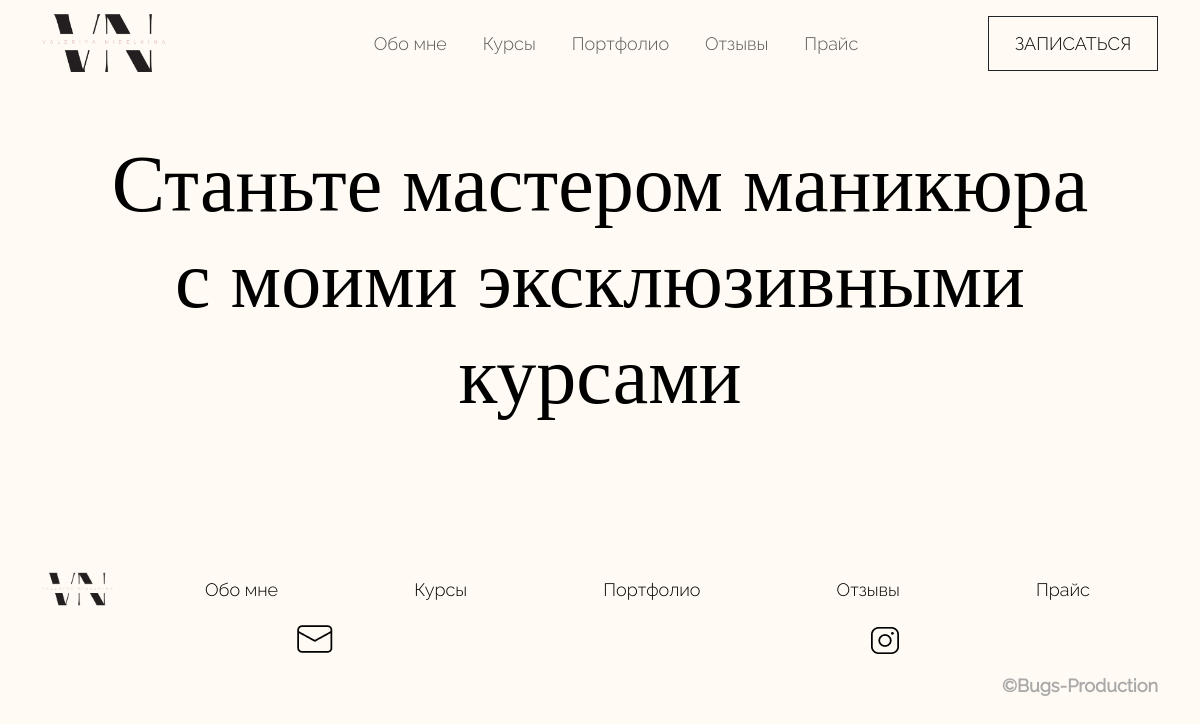
/courses, run on an earlier commit of the app's database.
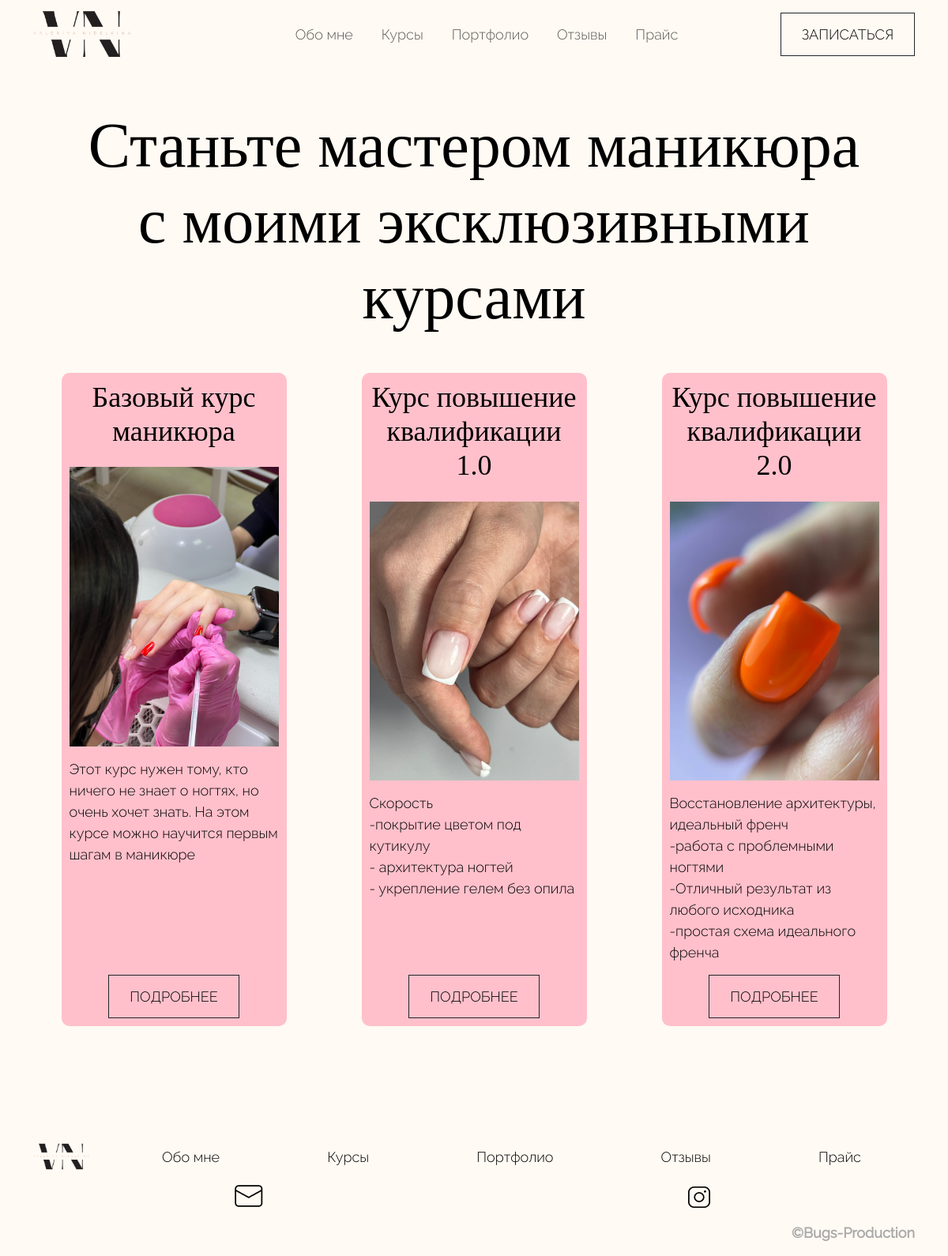
And on a later commit of the database.
### courses/models.py (models this page shows, shortened)
class Course(models.Model):
    class Meta:
        verbose_name = 'курс'
        verbose_name_plural = 'Курсы'
    name = models.CharField('Наименование курса', max_length=50)
    img = models.ImageField('Картинка для курса', upload_to='img-courses')
    mini_description = models.TextField('Мини описание курса')
    count_group = models.CharField('Количество людей в группе', max_length=30)
    time_course = models.CharField('Длительность курса', max_length=30)
    certificate = models.CharField('Документ об окончании курса', max_length=30)
    price = models.IntegerField('Стоимость курса')
    description = models.TextField('Полное описание курса')
    create_date = models.DateTimeField(auto_now_add=True)
    slug = models.SlugField(max_length=255, unique=True, blank=True, null=True, verbose_name='Slug')

### main/views.py (the view)
# urls.py: path('courses', CoursesView.as_view(), name='courses'),
class CoursesView(ListView):
    model = Course
    template_name = 'main/courses.html'
    context_object_name = 'courses'

### templates/main/courses.html (shortened to what this page needs)
{% extends 'main/layout.html' %}
{% load static %}
{% block link %}
<link rel="stylesheet" href="{% static 'main/style/courses.css' %}">
{% endblock %}
{% block links %}
<ul class="navbar-nav mr-auto">
    <li class="nav-item"><a href="{% url 'about' %}" class="nav-link">Обо мне</a></li>
    <li class="nav-item"><a href="{% url 'courses' %}" class="nav-link">Курсы</a></li>
    <li class="nav-item"><a href="{% url 'home' %}" class="nav-link">Портфолио</a></li>
    <li class="nav-item"><a href="{% url 'home' %}" class="nav-link">Отзывы</a></li>
    <li class="nav-item"><a href="{% url 'home' %}" class="nav-link">Прайс</a></li>
</ul>
{% endblock %}
{% block content %}
<main>
    <section class="courses">
        <div class="container">
            <h1 class="text-center">Станьте мастером маникюра </br>с моими эксклюзивными курсами</h1>
            <div class="row courses-content mt-5">
                {% for course in courses %}
                <div class="course col-10 col-md-3 mb-5">
                    <h4 class="text-center">{{ course.name }}</h4>
                    <img src="{{ course.img.url }}" alt="" class="img-fluid">
                    <div class="course-description">
                        <p>{{ course.mini_description|linebreaks|safe }}</p>
                    </div>
                    <div class="sign-button course-button"><a href="{% url 'course' slug=course.slug %}">Подробнее</a></div>
                </div>
                {% endfor %}
            </div>
        </div>
    </section>
</main>
{% endblock %}
{% block links-footer %}
<li><a href="{% url 'about' %}">Обо мне</a></li>
<li class="nav-item"><a href="{% url 'courses' %}" class="nav-link">Курсы</a></li>
<li><a href="{% url 'home' %}">Портфолио</a></li>
<li><a href="{% url 'home' %}">Отзывы</a></li>
<li><a href="{% url 'home' %}">Прайс</a></li>
{% endblock %}

### templates/main/layout.html (shortened to what this page needs)
{% load static %}
<!DOCTYPE html>
<html lang="ru">
<head>
    <link rel="stylesheet" href="{% static 'main/bootstrap/dist/css/bootstrap.css' %}">
    {% block link %}
    {% endblock %}
</head>
<body>
<header class="sticky-header">
    <nav class="navbar navbar-expand-lg">
        <div class="container">
            <a href="{% url 'home' %}" class="navbar-brand col-2">
                <img src="{% static 'main/img/header-footer/logo.png' %}" alt="">
            </a>
            <div class="collapse navbar-collapse justify-content-center col-8" id="navbarContent">
                {% block links %} {% endblock %}
            </div>
            <div class="sign-button collapse navbar-collapse col-2" id="navbarContent"><a href="{% url 'record' %}">Записаться</a>
            </div>
        </div>
    </nav>
</header>
{% block content %} {% endblock %}
<footer class="mb-3">
    <div class="container">
        <div class="row footer-link">
            <div class="footer-logo col-sm-1 col-4 mb-3">
                <img src="{% static 'main/img/header-footer/logo.png' %}" alt="" class="img-fluid">
            </div>
            <ul class="col-sm-11">
                {%block links-footer %} {% endblock %}
            </ul>
        </div>
        <div class="row footer-social-media">
            <a href="https://www.Valerinid@gmail.com/" class="col-6 text-center"><img src="{% static 'main/img/header-footer/gmail.png' %}" alt=""></a>
            <a href="https://instagram.com/valeriyanid?igshid=MzRlODBiNWFlZA==" class="col-6 text-center"><img src="{% static 'main/img/header-footer/instagram.png' %}" alt=""></a>
        </div>
        <div class="row mt-3">
            <a href="https://github.com/Bugs-Production" class="text-end "><span class="my-brand">©Bugs-Production</span></a>
        </div>
    </div>
</footer>
</body>
</html>

### static/main/style/courses.css (style rules this page uses)
.courses-content { display: flex; justify-content: space-around; }
.course { background-color: #FFC0CB; border-radius: 10px; padding: 10px; display: flex; flex-direction: column; }
.course { transition: transform 0.3s ease-in-out; }
.course img { margin: 15px 0; }
.course p { margin: 0; }
.course-button { margin-top: auto; }
.course-description { margin-bottom: 15px; }

### static/main/style/base.css (style rules this page uses)
li, a, p { font-size: 18px; font-family: Raleway-L; color: #000; }
h1 { font-size: 6vw; color: #000; font-family: Cormorant; }
h4 { font-size: 36px; color: #000; font-family: Cormorant; }
span { font-family: Raleway-R; font-size: 18px; font-weight: bolder; color: #000; }
@media (min-width: 1200px) { h1 { font-size: 80px; } }
body { background-color: #fffaf3; }
.sticky-header { position: sticky; top: 0; z-index: 100; background-color: transparent; transition: background-color 0.3s ease, padding 0.3s ease; }
header li { margin: 0 10px; }
.sign-button { display: flex; justify-content: center; align-items: center; font-size: 18px; font-family: Raleway-R; text-transform: uppercase; background-color: transparent; border: solid 1px; padding: 13px 26px; max-width: 170px; margin: 0 auto; }
.sign-button a { text-decoration: none; }
header img { max-height: 60px; }
main { margin-top: 50px; }
footer { margin-top: 100px; z-index: 1; }
footer img { max-height: 120px; }
.footer-logo { margin: 0 auto; }
.footer-link { display: flex; justify-content: space-between; align-items: center; }
.footer-link ul { list-style-type: none; display: flex; justify-content: space-around; }
footer a { text-decoration: none; }
.footer-social-media { display: flex; align-items: center; }
.my-brand { color: #A9A9A9; }

What changed in the data, as far as the page shows it:
added Course: name "Базовый курс маникюра", img (picture), mini_description "Этот курс нужен тому, кто ничего не знает о ногтях, но очень хочет знать. На этом курсе можно научится первым шагам в маникюре"
added Course: name "Курс повышение квалификации 1.0", img (picture), mini_description "Скорость -покрытие цветом под кутикулу - архитектура ногтей - укрепление гелем без опила"
added Course: name "Курс повышение квалификации 2.0", img (picture), mini_description "Восстановление архитектуры, идеальный френч -работа с проблемными ногтями -Отличный результат из любого исходника -простая схема идеального френча"
